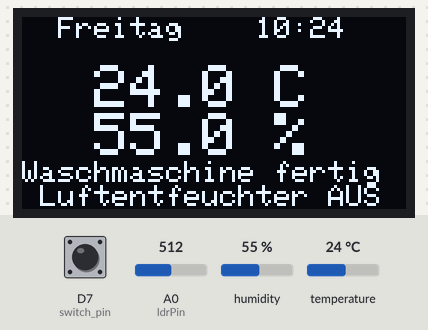
Simulated run of this sketch. Board: ESP8266 (NodeMCU). Shown: 128×64 one-colour display. The test bench sets the inputs (shaded band); at power-on: D7 (switch_pin) LOW, A0 (ldrPin) = 512, humidity 55 %, temperature 24 °C. WiFi joins after 1.5 s; servers stay silent unless stated; the display library's start-up logo is not drawn; network time is answered at once with the bench clock; uploads are accepted with an empty reply; the local clock reads 2024-03-15 10:24:30 at power-on unless the sketch sets it; what the sketch prints to the serial monitor is not drawn.

Above: at 7.7 s.
7.8 s: D7 (switch_pin) pulled HIGH for 3.2 s
At 12.1 s:
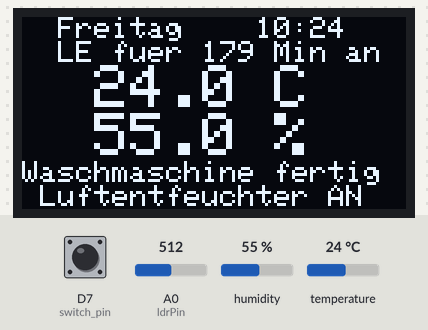
12.5 s: A0 (ldrPin) set to 107
14.9 s: A0 (ldrPin) set to 94
At 17.7 s:
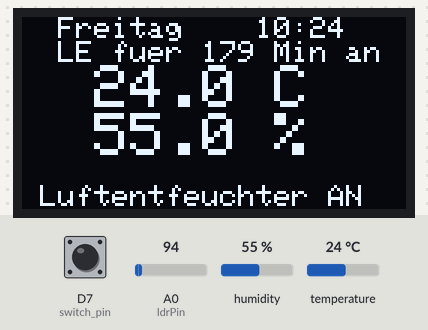
18.3 s: D7 (switch_pin) pulled HIGH for 1 s
At 19.5 s:
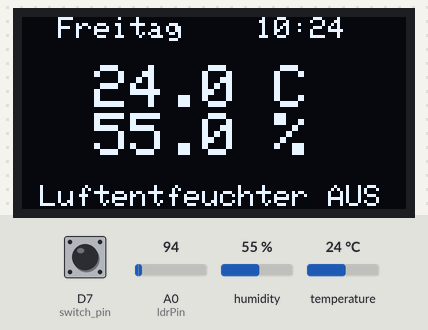
20.8 s: humidity set to 59 %
At 22.2 s:
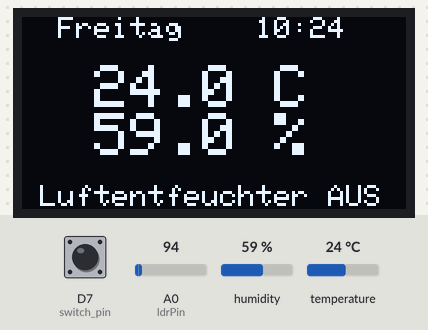
22.6 s: humidity set to 62 %
At 23.9 s:
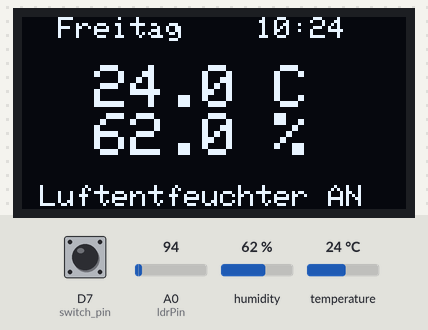
Timing chart, 0 to 25.6 s (numbered marks = the images above; inputs shaded):
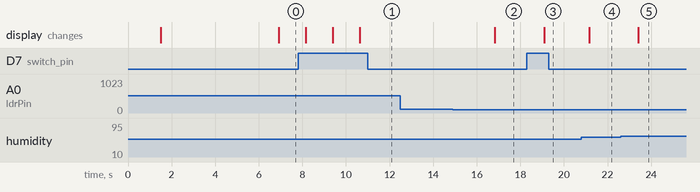

The sketch:

ESP32.ino
```cpp
#include <ESP8266WiFi.h>
#include <Wire.h>
#include <SPI.h>
#include <Adafruit_Sensor.h>
#include <Adafruit_BME280.h>
#include <Adafruit_GFX.h>
#include <Adafruit_SH110X.h>
#include <ESP8266HTTPClient.h>
#include <NTPClient.h>
#include <WiFiUdp.h>
#include <WiFiClientSecure.h>
#include <UniversalTelegramBot.h>
#include <ESPAsyncWebServer.h>
#include <ESPAsyncTCP.h>

int Socket = 0;
int Wama = 0;
//int temp = 0;
int Zeit = 0;
int Min = 0;
int switch_pin=D7; //Das Wort „taster“ steht jetzt für den Wert D7.
int pushed=0;
int switchStatusLast = LOW;  // last status switch
int LEDStatus = LOW;         // current status LED

AsyncWebServer server(80);

// Variables to store temperature values
String hum = "";
String temp = "";

// Timer variables
unsigned long lastTime = 0;
unsigned long timerDelay = 30000;

int Webswitch = LOW;

int PowerSwitch_on(){
  Serial.println("AN");
  HTTPClient http;
  http.begin("http://192.168.200.115/cm?cmnd=Power%20On");
  int httpCode = http.GET();
  //Serial.println(httpCode);
  //if (httpCode > 0) { //Check the returning code
    //String payload = http.getString();   //Get the request response payload
    //Serial.println(payload);             //Print the response payload
  //}
  http.end();
  Zeit = 10800;
  Socket = 1;
  pushed = 1;
}
int PowerSwitch_off(){
  Serial.println("AUS");
  HTTPClient http;
  http.begin("http://192.168.200.115/cm?cmnd=Power%20off");
  int httpCode = http.GET();
  Serial.println(httpCode);
  http.end();

  Socket = 0;
  pushed = 0;
  Zeit = 0;
}

const char index_html[] PROGMEM = R"rawliteral(
<!DOCTYPE HTML><html>
<head>
  <meta name="viewport" content="width=device-width, initial-scale=1">

  <style>
    html {
     font-family: Arial;
     display: inline-block;
     margin: 0px auto;
     text-align: center;
    }
    h2 { font-size: 3.0rem; }
    p { font-size: 3.0rem; }
    .units { font-size: 1.2rem; }
    .ds-labels{
      font-size: 1.5rem;
      vertical-align:middle;
      padding-bottom: 15px;
    }
    .switch {position: relative; display: inline-block; width: 120px; height: 68px}
    .switch input {display: none}
    .slider {position: absolute; top: 0; left: 0; right: 0; bottom: 0; background-color: #ccc; border-radius: 34px}
    .slider:before {position: absolute; content: ""; height: 52px; width: 52px; left: 8px; bottom: 8px; background-color: #fff; -webkit-transition: .4s; transition: .4s; border-radius: 68px}
    input:checked+.slider {background-color: #2196F3}
    input:checked+.slider:before {-webkit-transform: translateX(52px); -ms-transform: translateX(52px); transform: translateX(52px)}
  </style>
</head>
<body>
  <h2>ESP Waschkeller</h2>
  %BUTTONPLACEHOLDER%
  <p>
    <i class="fas fa-thermometer-half" style="color:#059e8a;"></i>
    <span class="ds-labels">Temperatur</span>
    <span id="temp">%TEMP%</span>
    <sup class="units">&deg;C</sup>
  </p>
  <p>
    <span class="ds-labels">Luftfeuchtigkeit</span>
    <span id="hum">%hum%</span>
    <sup class="units">%</sup>
  </p>
</body>
<script>
function toggleCheckbox(element) {
  var xhr = new XMLHttpRequest();
  if(element.checked){ xhr.open("GET", "/on", true); }
  else { xhr.open("GET", "/off", true); }
  xhr.send();
}
setInterval(function ( ) {
  var xhttp = new XMLHttpRequest();
  xhttp.onreadystatechange = function() {
    if (this.readyState == 4 && this.status == 200) {
      document.getElementById("hum").innerHTML = this.responseText;
    }
  };
  xhttp.open("GET", "/hum", true);
  xhttp.send();
}, 10000) ;
</script>
</html>)rawliteral";

// Replaces placeholder with button section in your web page
String processor(const String& var){
  //Serial.println(var);
  // Replaces placeholder with DS18B20 values
  if(var == "BUTTONPLACEHOLDER"){
    String buttons ="";
    String outputStateValue = outputState();
    buttons+= "<h4>Luftentfeuchter<span id=\"outputState\"></span></h4><label class=\"switch\"><input type=\"checkbox\" onchange=\"toggleCheckbox(this)\" id=\"output\" " + outputStateValue + "><span class=\"slider\"></span></label>";
    return buttons;
  }
  return String();
}

String outputState(){
  if(digitalRead(switch_pin)){
    return "checked";
  }
  else {
    return "";
  }
  return "";
}


//WiFi Credentials
const char* ssid = "SSID";
const char* password = "SECRET";

#define SEALEVELPRESSURE_HPA (1013.25)

#define i2c_Address 0x3c //initialize with the I2C addr 0x3C Typically eBay OLED's

#define SCREEN_WIDTH 128 // OLED display width, in pixels
#define SCREEN_HEIGHT 64 // OLED display height, in pixels
#define OLED_RESET -1   //   QT-PY / XIAO
Adafruit_SH1106G display = Adafruit_SH1106G(SCREEN_WIDTH, SCREEN_HEIGHT, &Wire, OLED_RESET);

#define NUMFLAKES 10
#define XPOS 0
#define YPOS 1
#define DELTAY 2

Adafruit_BME280 bme; // I2C

const long utcOffsetInSeconds = 7200;
const int ldrPin = A0;
const char* PARAM_INPUT_1 = "state";

// Telegram
#define botToken "bot:token"
#define userID "12345"

WiFiClientSecure client;
UniversalTelegramBot bot(botToken, client);

char daysOfTheWeek[7][12] = {"Sonntag", "Montag", "Dienstag", "Mittwoch", "Donnerstag", "Freitag", "Samstag"};

// Define NTP Client to get time
WiFiUDP ntpUDP;
NTPClient timeClient(ntpUDP, "pool.ntp.org", utcOffsetInSeconds);

//Adafruit_SH1106 display = SH1106 display(0x3C,D1,D2);
unsigned long delayTime;

void setup() {

  Serial.begin(9600);
  client.setInsecure();

  //Connecting to WiFi
  Serial.print("Connecting to WiFi: ");
  Serial.println(ssid);
  WiFi.mode(WIFI_STA);
  WiFi.begin(ssid, password);

  while (WiFi.status() != WL_CONNECTED) {
    Serial.print(".");
    delay(500);
  }

  Serial.println("");
  Serial.println("Connected!");
  Serial.print("IP address: ");
  Serial.println(WiFi.localIP());

  pinMode(ldrPin, INPUT);
  pinMode(switch_pin, INPUT);
  timeClient.begin();
  display.begin(i2c_Address, true);
  display.display();
  delay(5000);
  display.clearDisplay();


  bool status;
  status = bme.begin(0x76);
  if (!status) {
    Serial.println("Could not find a valid BME280 sensor, check wiring!");
    while (1);
  }

  // Route for root / web page
  server.on("/", HTTP_GET, [](AsyncWebServerRequest *request){
    request->send_P(200, "text/html", index_html, processor);
  });
  server.on("/temp", HTTP_GET, [](AsyncWebServerRequest *request){
    request->send_P(200, "text/plain", temp.c_str());
  });
  server.on("/hum", HTTP_GET, [](AsyncWebServerRequest *request){
    request->send_P(200, "text/plain", hum.c_str());
  });
  server.on("/on", HTTP_GET, [] (AsyncWebServerRequest  *request) {
    Serial.println("on");
    //PowerSwitch_on();
    request->send_P(200, "text/plain", "OK");
  });
  server.on("/off", HTTP_GET, [] (AsyncWebServerRequest *request) {
    Serial.println("off");
    //PowerSwitch_off();
    request->send_P(200, "text/plain", "OK");
  });
  // Start server
  server.begin();

}


void loop() {

  /*if ((millis() - lastTime) > timerDelay) {
    temp = bme.readTemperature(),1;
    hum = bme.readHumidity(),1;
    lastTime = millis();
  }*/

  temp = bme.readTemperature();
  hum = bme.readHumidity();

  int ldrStatus = analogRead(ldrPin);
  int switchStatus = digitalRead(switch_pin);

  if (switchStatus != switchStatusLast){
        delay(3);
        switchStatus = digitalRead(switch_pin);
        if (switchStatus != switchStatusLast){
          if ((switchStatus == HIGH) && (switchStatusLast == LOW)){
            LEDStatus = ! LEDStatus;
            if (LEDStatus == 1){
              int on;
              on = PowerSwitch_on();
            }
            if (LEDStatus == 0){
              int off;
              off = PowerSwitch_off();
            }

            switchStatus = switchStatusLast;
          }
        }
      }

  Zeit = Zeit-1;

  if ((Zeit <= 0) && (Socket == 1) && (pushed ==1)){
    HTTPClient http;
    http.begin("http://192.168.200.115/cm?cmnd=Power%20off");
    int httpCode = http.GET();
    http.end();
    Socket = 0;
    pushed = 0;
    LEDStatus = ! LEDStatus;
  }

  timeClient.update();
  display.clearDisplay();
  display.setTextColor(SH110X_WHITE);
  display.setCursor(0, 0);

  display.setTextSize(1);
  display.print("  ");
  display.print(daysOfTheWeek[timeClient.getDay()]);
  display.print("    ");
  display.print(timeClient.getHours());
  display.print(":");
  display.println(timeClient.getMinutes());

  if (Zeit > 0){
    Min = Zeit/60;
    display.print("  LE fuer ");display.print(Min);display.println(" Min an");
  }
  else{
    display.println("");
  }

  display.setTextSize(2);
  display.setTextColor(SH110X_WHITE);
  display.print("  "); display.print(bme.readTemperature(),1); display.println(" C");
  display.print("  "); display.print(bme.readHumidity(),1); display.println(" %");
  display.setTextSize(1);

  if ((ldrStatus > 200) && (Wama == 0)){
    bot.sendMessage(userID, "Waschmaschine fertig", "");
    Wama = 1;
  }
  if (Wama == 1){
    display.println("Waschmaschine fertig");
  }
  if (Wama == 0){
    display.println(" ");
  }
  if ((ldrStatus < 100) && (Wama == 1)){
    Wama = 0;
  }

  if ((bme.readHumidity() > 60.00) && (Socket == 0) && (pushed == 0)){
    HTTPClient http;
    http.begin("http://192.168.200.115/cm?cmnd=Power%20On");
    int httpCode = http.GET();
    http.end();
    Socket = 1;
  }
  if ((bme.readHumidity() < 50.00) && (Socket == 1) && (pushed == 0)) {
    HTTPClient http;
    http.begin("http://192.168.200.115/cm?cmnd=Power%20off");
    int httpCode = http.GET();
    http.end();
    Socket = 0;
  }
  if (Socket == 1){
    display.println(" Luftentfeuchter AN");
  }
  if (Socket == 0){
    display.println(" Luftentfeuchter AUS");
  }

  display.display();
  delay(1000);

}
```

Measured:
- the behaviour switches between 100 and 99 on A0 (ldrPin) (found by bisection; images 1 and 2)
- the behaviour switches between 60 and 61 % on humidity (found by bisection; images 4 and 5)
- after the input at 7.8 s, the display: changes after 0.36 s (image 1)
- after the input at 12.5 s, every drawn part: stays the same
- after the input at 14.9 s, the display: changes after 1.9 s (image 2)
- after the input at 18.3 s, the display: changes after 0.79 s (image 3)
- after the input at 20.8 s, the display: changes after 0.35 s (image 4)
- after the input at 22.6 s, the display: changes after 0.82 s (image 5)
